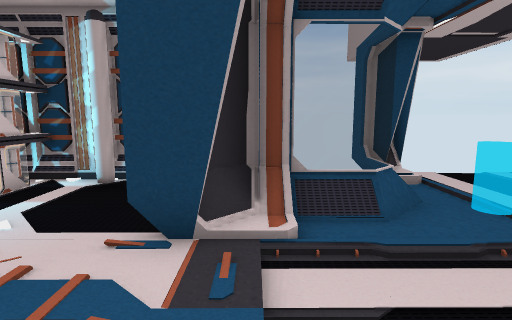
view 1 (above)

18 first-person views from a walk through a scene from a Unity 3-D project. The camera is 1.5 m above the floor, tilts 8° down and sees 80° across. Doors are open. The floor is counted in squares, 1 m on a side. Each view is taken from the middle of a square. On the plan, view 1 faces up. The plan holds only what a view shows up to about 15 squares ahead; the rest is blank. The place goes on beyond the plan. The player is left out. Some surface patterns are stand-ins.

view 2
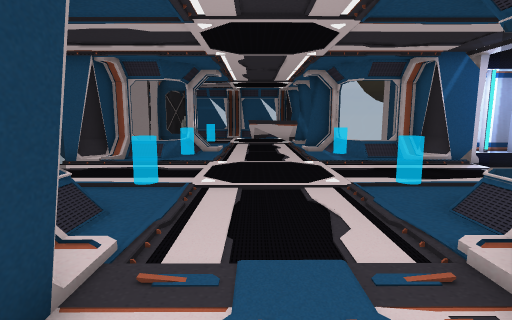

view 3
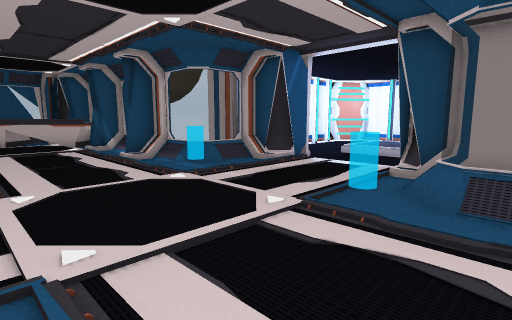

view 4
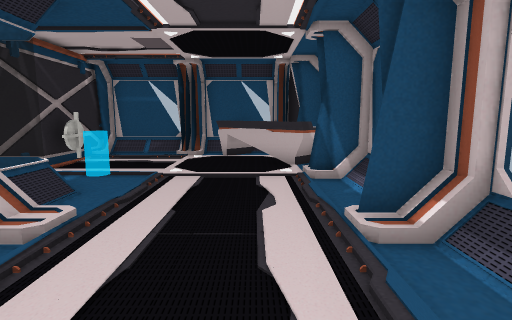

view 5
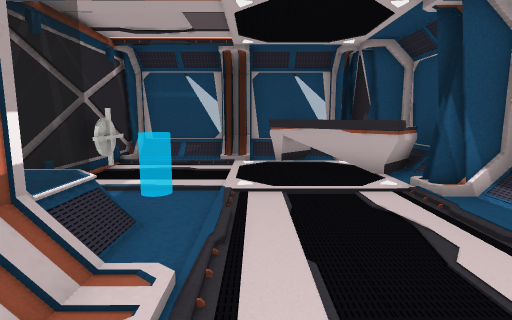

view 6
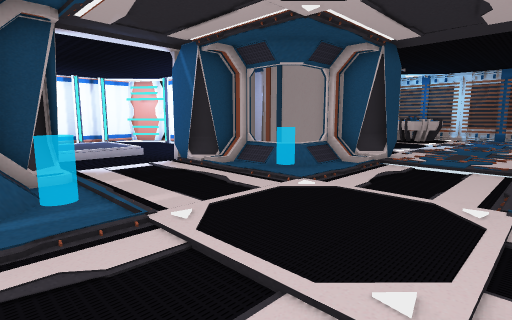

view 7
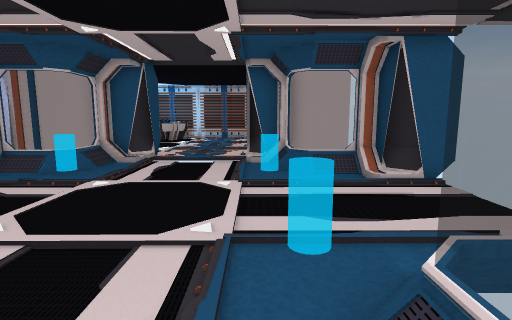

view 8
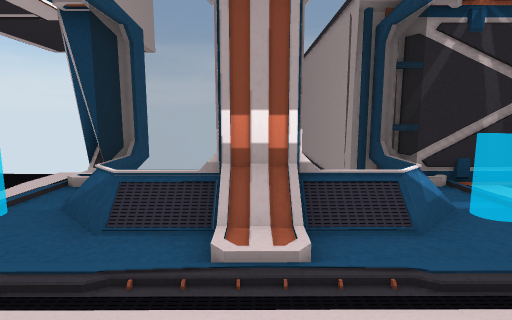

view 9
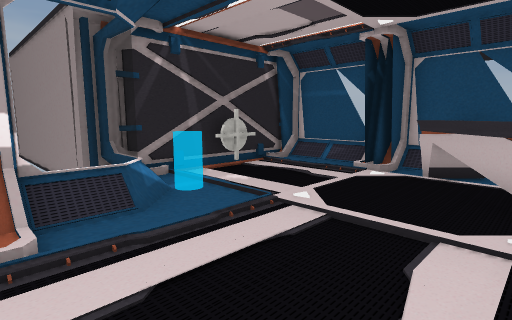

view 10
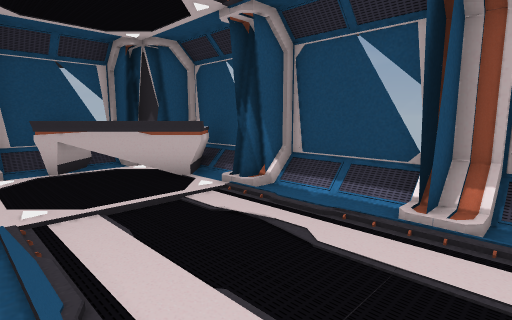

view 11
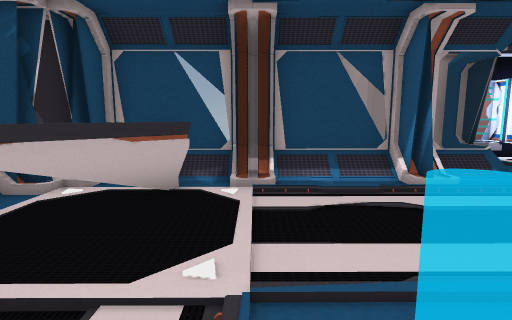

view 12
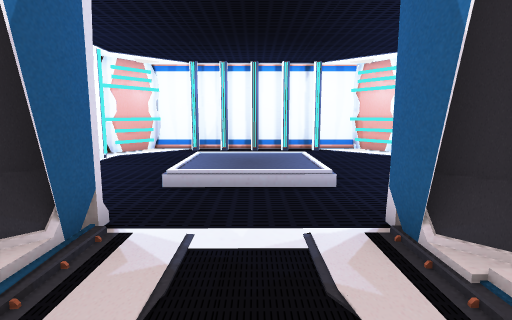

view 13
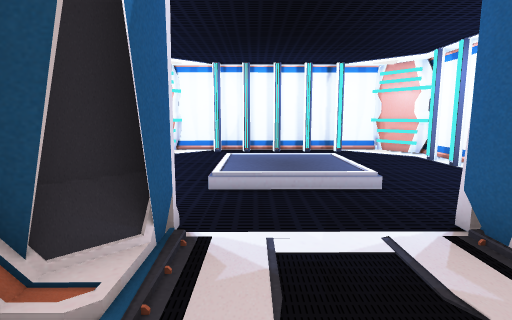

view 14
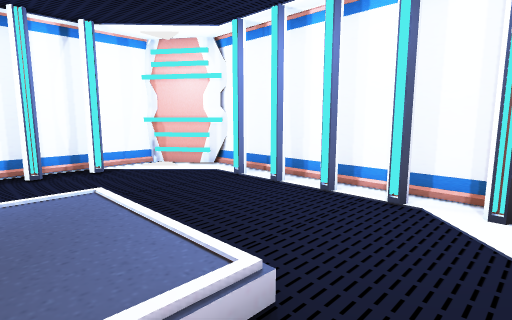

view 15
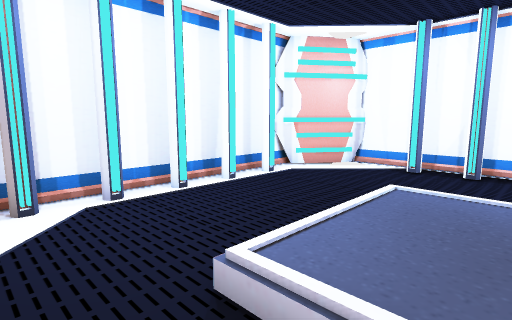

view 16
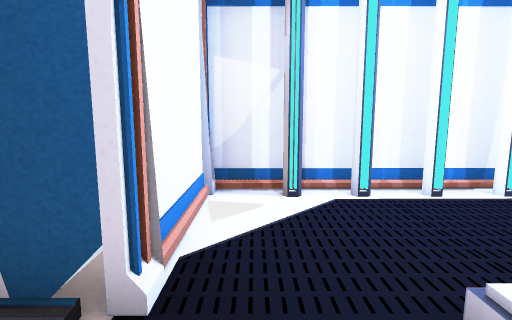

view 17
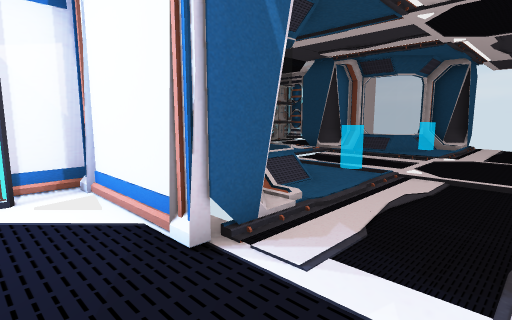

view 18
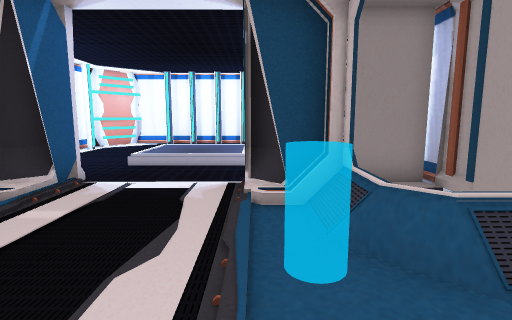

### Floor plan
Key: @ floor where view 1 was taken; # wall or solid block; . main floor; : floor 0.25 m higher than the main floor; - floor 0.25 m lower than the main floor; / step, stairs or slope; D open door; = window, fence, low wall or low ledge; C computer; O other object.
Columns run from 8 left of view 1 to 22 right of it. Each row starts with its distance up from view 1.
  9            #DDDDD#
  8   CCCC  # ###.-.###   ########
  7    OC#  # =//.-.//=   ##/#O#/##
  6    O.   ##=/..--./=# #=/..-../=
  5     ... #== ..-.. ==#== ..--./=
  4     ...##..  .-.. ........-./##
  3    ...DD/.................../DD
  2 ......DD/----  ..--------.  OOD
  1 ......DD/----   .--------. OOOD
  0  .....DD@.................OOODD
 -1    ... ##..  .-.. ..#...##OO##
 -2         #===..-..#==#===##==#
 -3         ###/..-../=
 -4         ####/.-./##
 -5         # ###.DD##
 -6         #####DDDD####
 -7         #-----------#
 -8         ##----------#
 -9         ##--/:: /---#
-10         ##--/   /---#
-11         #---/   /---#
-12         ##--/   /---#
-13         ##---   ----#
-14         #----- -----#
-15         #----- ----##
-16         ##---###---#
-17          ###########

Where each view was taken, in squares from view 1:
view 1: 0 up, 0 right, facing up
view 2: 2 up, 3 left, facing right
view 3: 4 up, 1 right, facing down-right
view 4: 1 up, 8 right, facing right
view 5: 3 up, 10 right, facing right
view 6: 4 up, 10 right, facing down-left
view 7: 4 up, 12 right, facing left
view 8: 1 up, 12 right, facing up
view 9: 0 up, 12 right, facing up-right
view 10: 4 up, 11 right, facing down-right
view 11: 6 up, 16 right, facing down
view 12: 2 down, 6 right, facing down
view 13: 2 down, 7 right, facing down
view 14: 7 down, 6 right, facing down-left
view 15: 7 down, 6 right, facing down-right
view 16: 7 down, 6 right, facing right
view 17: 8 down, 7 right, facing up-left
view 18: 1 up, 4 right, facing down
